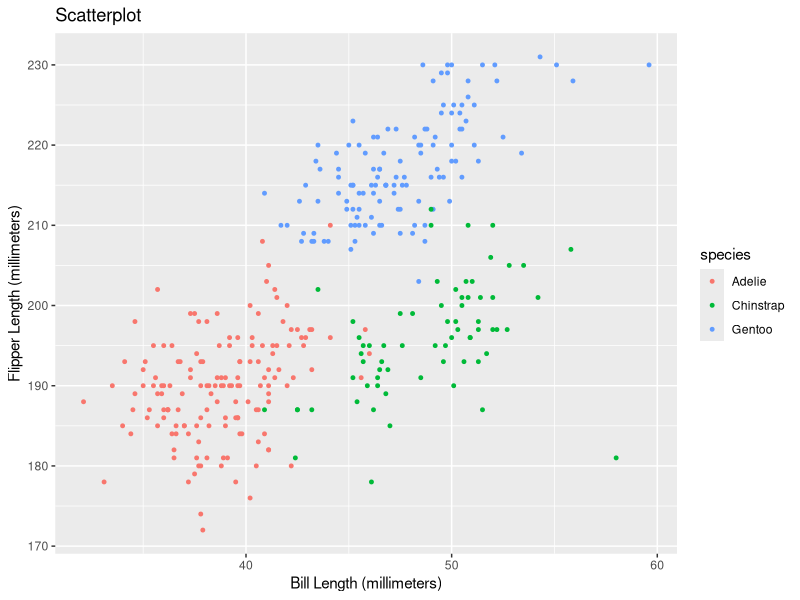
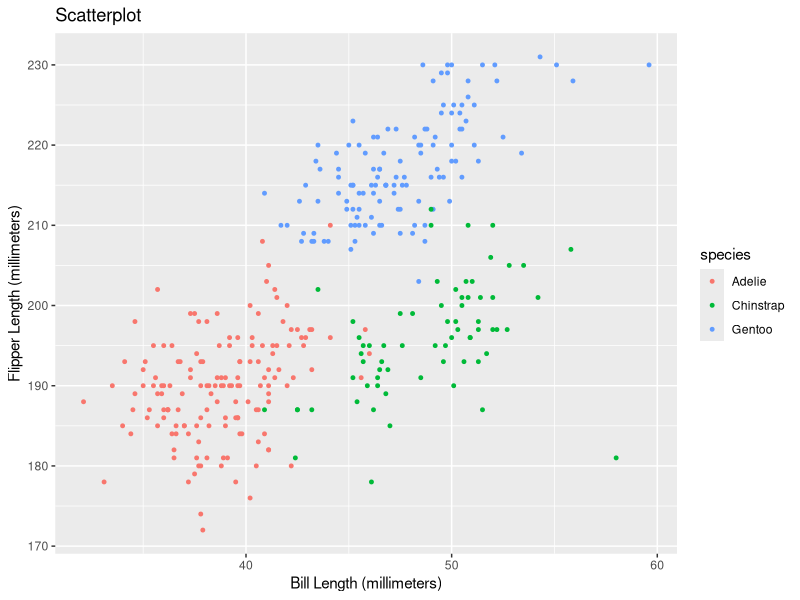

These figures' R source, in order:
## ---- chunk 1
knitr::opts_chunk$set(echo = TRUE)
library(tidyverse)
## ---- chunk 2
##create a random sample of size 10 from a standard Normal distribution##
vector_num <- rnorm(10)

##create a logical vector indicating whether elements of the sample are greater than 0##
vector_logi <- vector_num > 0

##create a character vector of length 10##
vector_cha <- c("Liverpool","is","the","Primer","League","champion","for","the","2019-2020","season")

##create a factor vector of length 10, with 3 different factor “levels”,the levels is Poor,Improved,Excellent##
vector_factor <- c("Poor","Improved","Poor","Excellent","Improved","Excellent","Poor","Excellent","Improved","Excellent")
vector_factor <- factor(vector_factor,ordered = TRUE,levels = c("Poor","Improved","Excellent"))

##Create the Data Frame##
df1 <- tibble(vector_num , vector_logi , vector_cha , vector_factor)
## ---- chunk 3
## Take the mean of each variable in df1. var=1 is numeric, var=2 is logical, var=3 is character, var=4 is factor##
mean(pull(df1,var = 1))
mean(pull(df1,var = 2))
mean(pull(df1,var = 3))
mean(pull(df1,var = 4))
## ---- chunk 4
##import dataset penguins##
data("penguins", package = "palmerpenguins")
## ---- chunk 5
## Make a scatterplot by ggplot2. Set the color of point to blue and size of point to 1. Name the titile, x axis and y axis. ##
ggplot(data = penguins, aes(x=bill_length_mm,y=flipper_length_mm,color=species)) + 
    geom_point(size=1) +
    labs(title ="Scatterplot" , x = "Bill Length (millimeters)" , y = "Flipper Length (millimeters)")

## Save the scatterplot##
ggsave("scatterplot_flipperlength_to_billlength.png",width = 4, height = 4)
